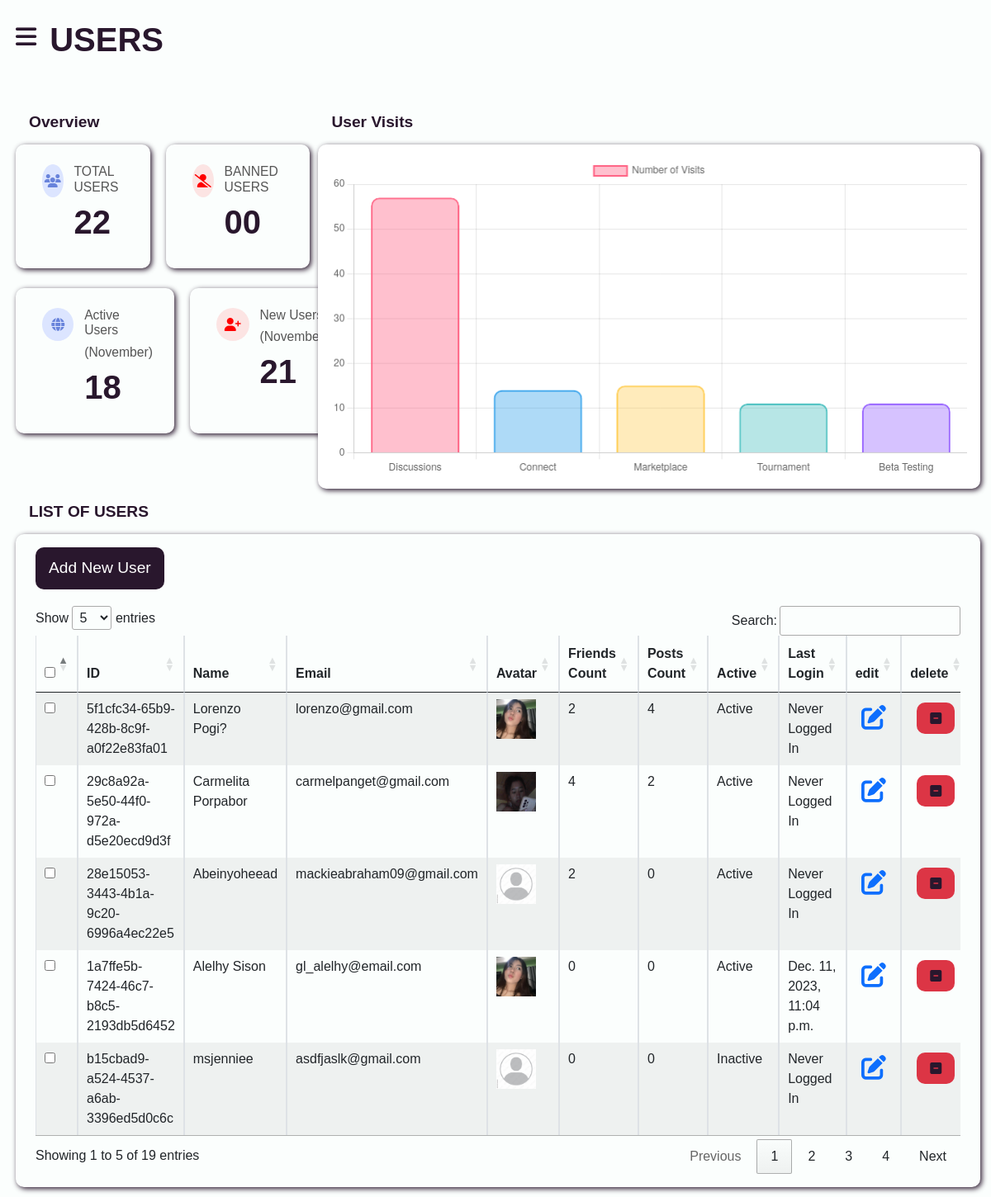
The page /api/gl-users/ (signed in) on the database its author committed.
### account/models.py (models this page shows, shortened)
class User(
    AbstractBaseUser, PermissionsMixin
):  # user model for creating users from models
    id = models.UUIDField(
        primary_key=True, default=uuid.uuid4, editable=False
    )  # uses the uuid from the top
    email = models.EmailField(unique=True)
    name = models.CharField(max_length=255, blank=True, default="")
    avatar = models.ImageField(upload_to="avatars", blank=True, null=True)
    bio = models.CharField(max_length=255, blank=True, default="")
    friends = models.ManyToManyField("self")
    friends_count = models.IntegerField(default=0)
    pref_game_category = models.TextField(blank=True, null=True)
    pref_game_titles = models.TextField(blank=True, null=True)
    people_you_may_know = models.ManyToManyField("self")
    posts_count = models.IntegerField(default=0)
    is_active = models.BooleanField(
        default=True
    )  # checking if the user is active, soon set to false for verification
    is_superuser = models.BooleanField(default=False)
    is_staff = models.BooleanField(default=False)
    date_joined = models.DateTimeField(default=timezone.now)
    last_login = models.DateTimeField(blank=True, null=True)
    charisma_score = models.IntegerField(default=0)
    objects = CustomUserManager()
    USERNAME_FIELD = "email"
    EMAIL_FIELD = "email"
    REQUIRED_FIELDS = []
    def get_avatar(self):
        if self.avatar:
            return settings.WEBSITE_URL + self.avatar.url
        else:
            default_avatar_path = "/media/avatars/default.jpg"
        return settings.WEBSITE_URL + default_avatar_path

### account/views.py (the view)
# urls.py: path("gl-users/", views.admin_users, name="admin_users"),
def admin_users(request):
    admin = request.user
    total_users_count = User.objects.count()
    current_time = timezone.now()
    start_date = timezone.datetime(current_time.year, 11, 1, tzinfo=timezone.utc)
    end_date = timezone.datetime(current_time.year, 12, 1, tzinfo=timezone.utc)
    active_users_november_count = User.objects.filter(is_active=True).count()
    new_users_november = User.objects.filter(
        date_joined__gte=start_date, date_joined__lt=end_date
    ).count()
    discussion_visits = UserVisit.objects.filter(
        visited_page__contains="/posts/"
    ).count()
    connect_visits = UserVisit.objects.filter(
        visited_page__contains="/connect_posts"
    ).count()
    marketplace_visits = UserVisit.objects.filter(
        visited_page__contains="/marketplace_posts"
    ).count()
    tournament_visits = UserVisit.objects.filter(
        visited_page__contains="/tournament_posts"
    ).count()
    beta_visits = UserVisit.objects.filter(visited_page__contains="/beta_posts").count()
    exclude_ids = [
        "3e9fe50b-5c31-439f-9fb6-8208a5c3dba9",
        "1cfff9f3-1d81-4cb0-9028-c3376871a4bb",
        "675a5aad-3287-452b-ba57-b5aec4f60cc8",
    ]  # Replace these IDs with actual IDs
    users = User.objects.exclude(Q(id__in=exclude_ids))
    context = {
        "admin_name": admin.name,
        "admin_email": admin.email,
        "admin_avatar": admin.avatar,
        "total_users_count": total_users_count,
        "active_users_november_count": active_users_november_count,
        "new_users_november": new_users_november,
        "users": users,
        "discussion_visits": discussion_visits,
        "connect_visits": connect_visits,
        "marketplace_visits": marketplace_visits,
        "tournament_visits": tournament_visits,
        "beta_visits": beta_visits,
    }
    return render(request, "admin/users.html", context)

### templates/admin/users.html (shortened to what this page needs)
{% extends 'base.html'%}
{% load static %}
{% block content %}
<header>
    <div class="header-title-wrapper">
        <label for="menu-toggle">
            <i class="fa-solid fa-bars"></i>
        </label>
        <div class="header-title">
            <h1>USERS </h1>
        </div>
    </div>
</header>
        <main>
        <div class="block-grid">
            <section>
                    <h3 class="section-head">Overview</h3>
                    <div class="analytics-post">
                        <div class="analytic">
                            <div class="analytic-icon">
                                <i class="fa-solid fa-users"></i>
                            </div>
                            <div class="analytic-info">
                                <h4>TOTAL USERS</h4>
                                <h1>{{ total_users_count }}</h1>
                            </div>
                        </div>
                        <div class="analytic">
                            <div class="analytic-icon">
                                <i class="fa-solid fa-user-slash"></i>
                            </div>
                            <div class="analytic-info">
                                <h4>BANNED USERS</h4>
                                <h1>00</h1>
                            </div>
                        </div>
                    </div>
                    <div class="analytics-post">
                        <div class="analytic">
                            <div class="analytic-icon">
                                <i class="fa-solid fa-globe"></i>
                            </div>
                            <div class="analytic-info">
                                <h4>Active Users</h4>
                                <h4>(November)</h4>
                                <h1>{{ active_users_november_count }}</h1>
                            </div>
                        </div>
                        <div class="analytic">
                            <div class="analytic-icon">
                                <i class="fa-solid fa-user-plus"></i>
                            </div>
                            <div class="analytic-info">
                                <h4>New Users</h4>
                                <h4>(November)</h4>
                                <h1>{{ new_users_november }}</h1>
                            </div>
                        </div>
            </section>
            <section>
                <div class="graph-card">
                    <h3 class="section-head">User Visits</h3>
                    <div class="bar-content" style="max-height: 450px;">
                        <div>
                            <canvas id="visitsChart" style="max-height: 400px; overflow: hidden;"></canvas>
                        </div>
                    </div>
                </div>
            </section>
        </div>
            <h3 class="section-head">LIST OF USERS</h3>
            <div class="table-box">
                <section>
                    <div class="">
                        <span><a href="{% url 'add_user' %}" class="btn btn-main btn-span">Add New User</a></span>
                    </div>
                </section>
                <section>
                    <div class="table-data">
                        <div class="table-responsive">
                            <table id="bootstrapdatatable" class="table table-striped table-bordered" width="100%">
                                <thead>
                                    <th><input type ="checkbox" id="checkall"></th>
                                    <th>ID</th>
                                    <th>Name</th>
                                    <th>Email</th>
                                    <th>Avatar</th>
                                    <th>Friends Count</th>
                                    <th>Posts Count</th>
                                    <th>Active</th>
                                    <th>Last Login</th>
                                    <th>edit</th>
                                    <th>delete</th>
                                </thead>
                                {% for user in users %}
                                    <tr>
                                        <td><input type="checkbox" class="checkthis" /></td>
                                        <td>{{ user.id }} </td>
                                        <td>{{ user.name }}</td>
                                        <td>{{ user.email }}</td>
                                        <td><img src="{{ user.get_avatar }}" alt="Avatar" width="96" height="96" style="width: 0.5in; height: 0.5in;"></td>
                                        <td>{{ user.friends_count }}</td>
                                        <td>{{ user.posts_count }}</td>
                                        <td>{% if user.is_active %} Active {% else %} Inactive {% endif %}</td>
                                        <td>{% if user.last_login %} {{ user.last_login }} {% else %} Never Logged In {% endif %}</td>
                                        <td><div class="edit-button" class="btn-outline-primary" style="display: flex; justify-content: center; align-items: center;" ><a href="{% url 'edit_user' user.id %}"><i class="fa-solid fa-pen-to-square"></i></a></div></td>
                                        <td>
                                            <form method="post" action="{% url 'delete_user' user.id %}">
                                            <div style="padding-top: 4px; display: flex; justify-content: center; align-items: center;">
                                                <button type="submit" class="btn btn-danger">
                                                    <i class="fa-solid fa-square-minus"></i>
                                                </button>
                                            </div>
                                            </form>
                                        </td>
                                    </tr>
                                {% endfor %}
                            </table>
                        </div>
                    </div>
                </section>
            </div>
            <script>
                const ctx3 = document.getElementById('visitsChart').getContext('2d');
                const discussionVisits = document.getElementById('chartData').getAttribute('data-discussion');
                const connectVisits = document.getElementById('chartData').getAttribute('data-connect');
                const marketplaceVisits = document.getElementById('chartData').getAttribute('data-marketplace');
                const tournamentVisits = document.getElementById('chartData').getAttribute('data-tournament');
                const betaVisits = document.getElementById('chartData').getAttribute('data-beta');
                new Chart(ctx3, {
                type: 'bar',
                data: {
                    labels: ['Discussions', 'Connect', 'Marketplace', 'Tournament', 'Beta Testing'],
                    datasets: [{
                    label: 'Number of Visits',
                    data: [
                        discussionVisits,
                        connectVisits,
                        marketplaceVisits,
                        tournamentVisits,
                        betaVisits
                    ],
                    backgroundColor: [
                        'rgba(255, 99, 132, 0.4)',
                        'rgba(54, 162, 235, 0.4)',
                        'rgba(255, 206, 86, 0.4)',
                        'rgba(75, 192, 192, 0.4)',
                        'rgba(153, 102, 255, 0.4)',
                    ],
                    borderColor: [
                        'rgba(255, 99, 132, 1)',
                        'rgba(54, 162, 235, 1)',
                        'rgba(255, 206, 86, 1)',
                        'rgba(75, 192, 192, 1)',
                        'rgba(153, 102, 255, 1)',
                    ],
                    borderWidth: 2,
                    borderRadius: {
                        topLeft: 10,
                        topRight: 10,
                    }
                    }]
                },
                options: {
                    scales: {
                    y: {
                        beginAtZero: true
                    }
                    }
                }
                });
            </script>
        </main>
{% endblock content %}

### static/css/style.css (style rules this page uses)
:root { --color-main: #29172D; --bg2: #dce5ff; --bg: #fbfefd; --main-accent:#e9eefd; --main-text: #29172D; --shadow: #29172D 2px 2px 6px; }
* { padding: 0; margin: 0; text-decoration: none; font-family: 'Poppins', sans-serif; list-style-type: none; box-shadow: border-box; }
body { background: var(--bg); overflow-x: hidden; }
img { width: 100%; height: auto; }
.btn { padding: .7rem 1rem; border: none; border-radius: 10px; display: flex; align-items: center; color:var(--main-text); }
.btn-span { font-size:1.2rem; display: inline-block; margin-right: .7rem; }
.btn-main { background: #29172D; color: #fff; }
header { display: flex; justify-content: space-between; padding-top: .5rem; }
.header-title-wrapper { display: flex; }
.header-title-wrapper label { display: inline-block; color: var(--main-text); margin-right: 1rem; font-size: 1.8rem; }
.header-title h1 { color: var(--main-text); font-weight: 600; }
main { padding-top: 2.5rem; padding-bottom: 2.5rem; }
.analytics-post { display: grid; grid-template-columns: repeat(2, 1fr); grid-gap: 1.2rem; margin-bottom: 1.5rem; }
.analytic { padding: 1.5rem; border-radius: 10px; display: flex; padding-left: 2rem; border-width: 1px; border-radius: 10px; box-shadow: #29172D 2px 2px 6px; border-color: #ebf0fa; }
.analytic-info h4 { font-weight: 400; color: #555; font-size: .98rem; margin-bottom: .5rem; }
.analytic-info h1 { color: var(--main-text); font-weight: 600; }
.analytic:first-child .analytic-icon { background: #dce5ff; color: #6883db; }
.analytic:nth-child(2) .analytic-icon { background: rgba(255, 0, 0, 0.1); color: red; }
.analytic-icon { width: 40px; height: 40px; border-radius: 50%; display: grid; place-items: center; margin-right: .8rem; }
.section-head { font-size: 1.2rem; color: var(--main-text); font-weight: 700; margin: 1rem; }
.block-grid { display: grid; grid-template-columns: 30% auto; grid-gap: 1rem; }
.bar-content { background: #fff; border-radius: 10px; box-shadow: var(--shadow); padding: 1rem; width: 100%; }
.table-box { box-shadow: var(--shadow); padding: 1rem 1.5rem; border-radius: 10px; }
.table-data { margin-top: 20px; }
.edit-button { font-size: 30px; }

### rows shown on the page
User: id "5f1cfc34-65b9-428b-8c9f-a0f22e83fa01", name "Lorenzo Pogi?", email "lorenzo@gmail.com", get_avatar (picture), friends_count "2", posts_count "4", is_active "Active", shows "Never Logged In"
User: id "29c8a92a-5e50-44f0-972a-d5e20ecd9d3f", name "Carmelita Porpabor", email "carmelpanget@gmail.com", get_avatar (picture), friends_count "4", posts_count "2", is_active "Active", shows "Never Logged In"
User: id "28e15053-3443-4b1a-9c20-6996a4ec22e5", name "Abeinyoheead", email "mackieabraham09@gmail.com", friends_count "2", posts_count "0", is_active "Active", shows "Never Logged In"
User: id "1a7ffe5b-7424-46c7-b8c5-2193db5d6452", name "Alelhy Sison", email "gl_alelhy@email.com", get_avatar (picture), friends_count "0", posts_count "0", is_active "Active", last_login "Dec. 11, 2023, 11:04 p.m."
User: id "b15cbad9-a524-4537-a6ab-3396ed5d0c6c", name "msjenniee", email "asdfjaslk@gmail.com", friends_count "0", posts_count "0", is_active "Inactive", shows "Never Logged In"

### other values the page prints
{{ total_users_count }} "22"
{{ active_users_november_count }} "18"
{{ new_users_november }} "21"
